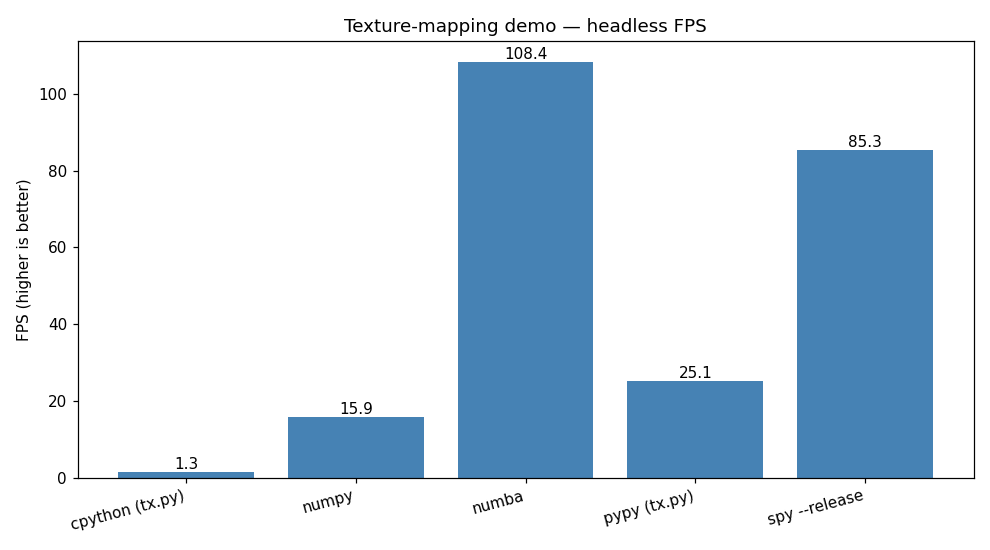

Generate this figure with Python:
"""
Benchmark all texture-mapping variants headlessly.

Runs each variant with `-n N` frames, redirects stdout to /dev/null, and
measures wall-clock end-to-end FPS. Prints a table and writes a bar chart
to benchmark_all.png.
"""

import subprocess
import time
import sys
import os

import matplotlib
matplotlib.use("Agg")
import matplotlib.pyplot as plt

# Frame counts are per-variant so each run takes a few seconds — the pure-py
# version is much slower and gets a smaller N.
VARIANTS = [
    ("cpython (tx.py)",   ["python", "tx.py"],                                10),
    ("numpy",             ["python", "tx_numpy.py"],                         100),
    ("numba",             ["python", "tx_numba.py"],                         300),
    ("pypy (tx.py)",      ["pypy",   "tx.py"],                               300),
    ("spy --release",     ["spy", "build", "--release", "-x", "txspy.spy"],  500),
]


def run(cmd):
    devnull = open(os.devnull, "wb")
    proc = subprocess.run(cmd, stdout=devnull, stderr=subprocess.PIPE)
    devnull.close()
    if proc.returncode != 0:
        sys.stderr.write("FAILED: " + " ".join(cmd) + "\n")
        sys.stderr.write(proc.stderr.decode(errors="replace") + "\n")
        return None
    fps = None
    for line in proc.stderr.decode(errors="replace").splitlines():
        if line.startswith("FPS:"):
            fps = float(line.split(":", 1)[1].strip())
    if fps is None:
        sys.stderr.write("no FPS line from: " + " ".join(cmd) + "\n")
        sys.stderr.write(proc.stderr.decode(errors="replace") + "\n")
    return fps


def main():
    results = []
    for name, cmd, n in VARIANTS:
        print("Running %s (n=%d) ..." % (name, n), flush=True)
        fps = run(cmd + ["-n", str(n)])
        results.append((name, fps))
        if fps is not None:
            print("  %.2f FPS" % fps)

    print()
    print("%-20s %10s" % ("variant", "FPS"))
    print("-" * 32)
    for name, fps in results:
        if fps is None:
            print("%-20s %10s" % (name, "FAILED"))
        else:
            print("%-20s %10.2f" % (name, fps))

    names = [n for n, f in results if f is not None]
    fps = [f for _, f in results if f is not None]

    fig, ax = plt.subplots(figsize=(9, 5))
    bars = ax.bar(names, fps, color="steelblue")
    ax.set_ylabel("FPS (higher is better)")
    ax.set_title("Texture-mapping demo — headless FPS")
    for bar, v in zip(bars, fps):
        ax.text(bar.get_x() + bar.get_width() / 2, v, "%.1f" % v,
                ha="center", va="bottom")
    plt.xticks(rotation=15, ha="right")
    plt.tight_layout()
    out = "benchmark_all.png"
    plt.savefig(out, dpi=110)
    print("\nChart written to %s" % out)


main()
